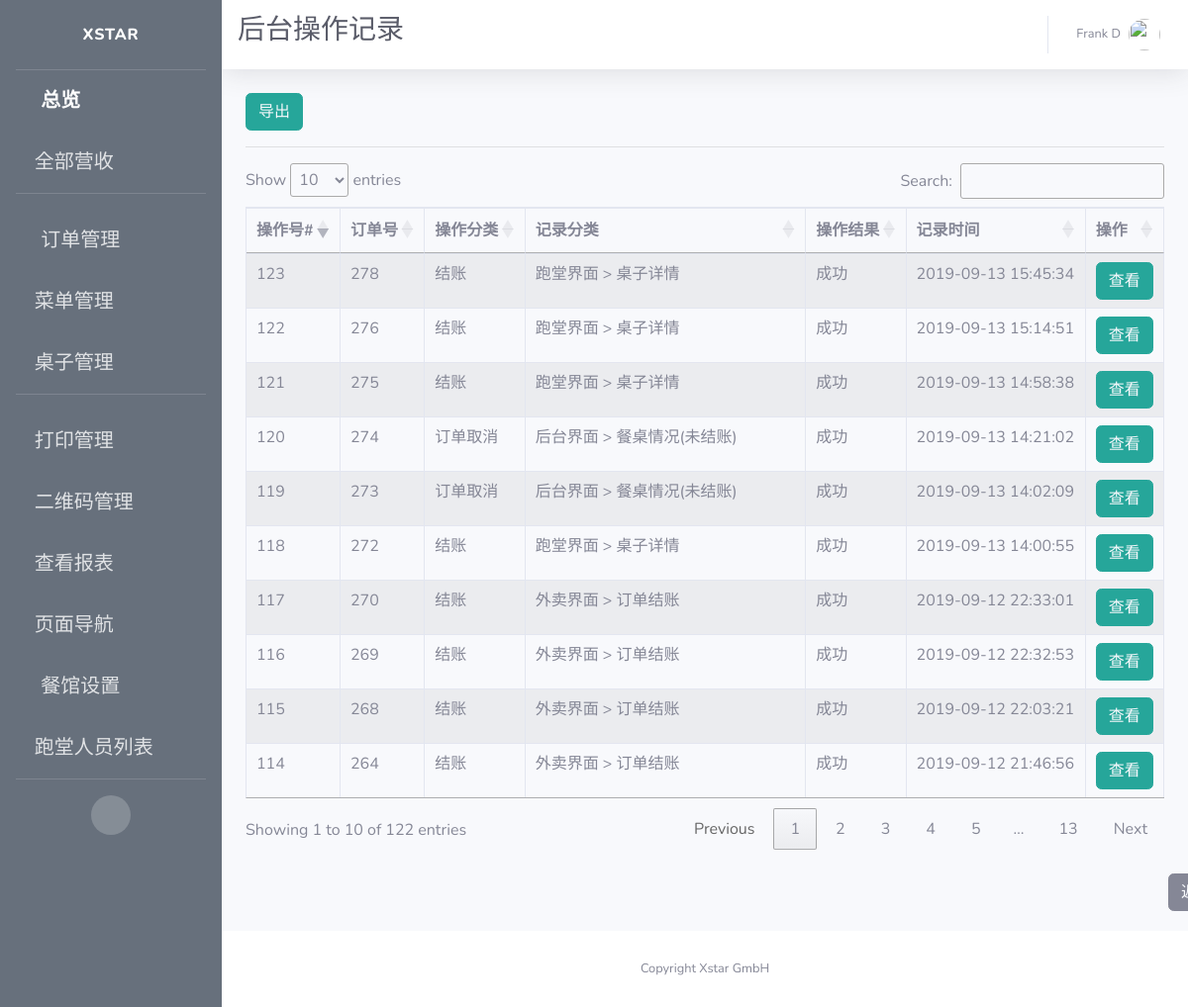
The app's page /view/logs (signed in), older data.
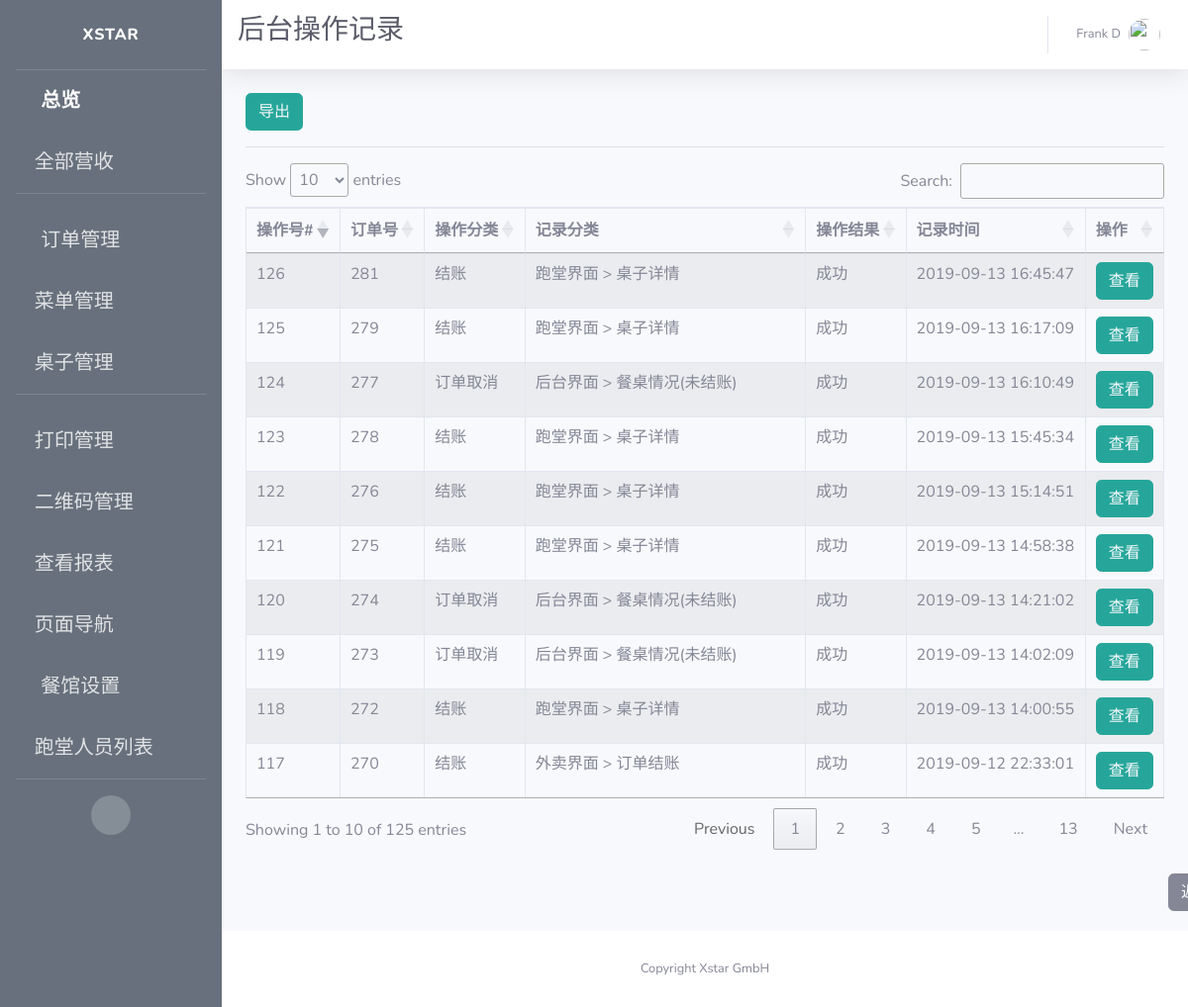
The same page, newer data.
### app/models.py (models this page shows)
class Log(db.Model):
    id = db.Column(db.Integer, primary_key=True, unique=True, index=True)
    order_id = db.Column(db.Integer)
    operation = db.Column(db.String(100))
    page = db.Column(db.String(100))
    desc = db.Column(db.String(2000))
    status = db.Column(db.String(500))
    time = db.Column(db.String(500))

### app/routes.py (the view)
@app.route('/view/logs')
@login_required
def view_logs():
    logs = Log.query.all()
    context = dict(referrer=request.headers.get('Referer'),
                   title=u"后台操作记录",
                   company_name=company_info.get('company_name'),
                   logs=logs)
    return render_template('view_logs.html', **context)

### app/models.py (called while the page is built)
@login.user_loader
def load_user(id):
    return User.query.get(int(id))

### app/templates/view_logs.html (shortened to what this page needs)
{% extends 'base.html' %}
{% block css %}
<link rel="stylesheet" type="text/css" href="https://cdn.datatables.net/1.10.19/css/jquery.dataTables.css">
<link rel="stylesheet" type="text/css" href="https://cdnjs.cloudflare.com/ajax/libs/twitter-bootstrap/4.1.3/css/bootstrap.css">
<link rel="stylesheet" type="text/css" href="https://cdn.datatables.net/1.10.19/css/dataTables.bootstrap4.min.css">
{% endblock %}
{% block title %}
<h1 class="h3 mb-2 text-gray-800">{{title}}</h1>
<br>
{% endblock %}
{% block content %}
<button type="button" class="btn btn-info" style="border-color:#26a69a; background-color:#26a69a;">
  <a style="color: rgb(247, 249, 252)" href={{ url_for('export_log') }} >
     导出
  </a>
</button>
<hr>
<div class="row">
  <div class="col-sm-12">
    <table id="example" class="table table-striped table-bordered">
      <thead>
        <tr>
          <th>操作号#</th>
          <th>订单号</th>
          <th>操作分类</th>
          <th>记录分类</th>
          <th>操作结果</th>
          <th>记录时间</th>
          <th>操作</th>
        </tr>
      </thead>
      <tbody>
        {% for log in logs %}
        <tr>
            <td>{{ log.id }}</td>
            <td>{{log.order_id}}</td>
            <td>{{log.operation}}</td>
            <td>{{log.page}}</td>
            <td>{{log.status}}</td>
            <td>{{log.time.split(".")[0]}}</td>
            <td style="text-align:center">
              <span>
                <button type="button" class="btn btn-info" style="border-color:#26a69a; background-color:#26a69a;">
                  <a style="color: rgb(247, 249, 252)" href={{ url_for('view_log', log_id=log.id) }}>
                    查看
                  </a>
                </button>
              </span>
            </td>
        </tr>
        {% endfor %}
      </tbody>
    </table>
    </div>
</div>
<br>
<button type="button" class="btn btn-secondary" id="back">
  <a style="color: rgb(247, 249, 252)" href={{ referrer }}>
    返回
</button>
{% endblock %}

Row changes from the older to the newer data that the page shows:
no longer on this page (row unchanged): Log: id "114", order_id "264", operation "结账", page "外卖界面 > 订单结账", status "成功", time "2019-09-12 21:46:56"
no longer on this page (row unchanged): Log: id "115", order_id "268", operation "结账", page "外卖界面 > 订单结账", status "成功", time "2019-09-12 22:03:21"
no longer on this page (row unchanged): Log: id "116", order_id "269", operation "结账", page "外卖界面 > 订单结账", status "成功", time "2019-09-12 22:32:53"
added Log: id "124", order_id "277", operation "订单取消", page "后台界面 > 餐桌情况(未结账)", status "成功", time "2019-09-13 16:10:49"
added Log: id "125", order_id "279", operation "结账", page "跑堂界面 > 桌子详情", status "成功", time "2019-09-13 16:17:09"
added Log: id "126", order_id "281", operation "结账", page "跑堂界面 > 桌子详情", status "成功", time "2019-09-13 16:45:47"
Text that changed along with them:
text written by a page script: "Show entries Search: Showing 1 to 10 of 122 entries Previous 1 2 3 4 5 … 13 Next" → "Show entries Search: Showing 1 to 10 of 125 entries Previous 1 2 3 4 5 … 13 Next"
